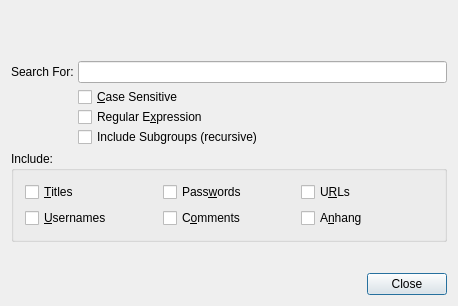
<ui version="4.0" >
 <class>Search_Dlg</class>
 <widget class="QDialog" name="Search_Dlg" >
  <property name="geometry" >
   <rect>
    <x>0</x>
    <y>0</y>
    <width>458</width>
    <height>306</height>
   </rect>
  </property>
  <property name="minimumSize" >
   <size>
    <width>390</width>
    <height>0</height>
   </size>
  </property>
  <property name="windowTitle" >
   <string>Search...</string>
  </property>
  <layout class="QVBoxLayout" >
   <property name="spacing" >
    <number>6</number>
   </property>
   <item>
    <spacer>
     <property name="orientation" >
      <enum>Qt::Vertical</enum>
     </property>
     <property name="sizeType" >
      <enum>QSizePolicy::Fixed</enum>
     </property>
     <property name="sizeHint" >
      <size>
       <width>20</width>
       <height>50</height>
      </size>
     </property>
    </spacer>
   </item>
   <item>
    <layout class="QGridLayout" >
     <property name="horizontalSpacing" >
      <number>4</number>
     </property>
     <property name="verticalSpacing" >
      <number>4</number>
     </property>
     <item row="1" column="0" >
      <spacer>
       <property name="orientation" >
        <enum>Qt::Horizontal</enum>
       </property>
       <property name="sizeType" >
        <enum>QSizePolicy::Maximum</enum>
       </property>
       <property name="sizeHint" >
        <size>
         <width>40</width>
         <height>20</height>
        </size>
       </property>
      </spacer>
     </item>
     <item row="2" column="0" colspan="2" >
      <widget class="QGroupBox" name="groupBox1" >
       <property name="title" >
        <string>Include:</string>
       </property>
       <layout class="QGridLayout" >
        <property name="horizontalSpacing" >
         <number>6</number>
        </property>
        <property name="verticalSpacing" >
         <number>6</number>
        </property>
        <item row="0" column="1" >
         <widget class="QCheckBox" name="checkBox_Password" >
          <property name="text" >
           <string>Pass&amp;words</string>
          </property>
          <property name="shortcut" >
           <string>Alt+W</string>
          </property>
         </widget>
        </item>
        <item row="1" column="2" >
         <widget class="QCheckBox" name="checkBox_Attachment" >
          <property name="text" >
           <string>A&amp;nhang</string>
          </property>
          <property name="shortcut" >
           <string>Alt+N</string>
          </property>
         </widget>
        </item>
        <item row="0" column="2" >
         <widget class="QCheckBox" name="checkBox_URL" >
          <property name="text" >
           <string>U&amp;RLs</string>
          </property>
          <property name="shortcut" >
           <string>Alt+R</string>
          </property>
         </widget>
        </item>
        <item row="1" column="1" >
         <widget class="QCheckBox" name="checkBox_Comment" >
          <property name="text" >
           <string>C&amp;omments</string>
          </property>
          <property name="shortcut" >
           <string>Alt+O</string>
          </property>
         </widget>
        </item>
        <item row="1" column="0" >
         <widget class="QCheckBox" name="checkBox_Username" >
          <property name="text" >
           <string>&amp;Usernames</string>
          </property>
          <property name="shortcut" >
           <string>Alt+U</string>
          </property>
         </widget>
        </item>
        <item row="0" column="0" >
         <widget class="QCheckBox" name="checkBox_Title" >
          <property name="text" >
           <string>&amp;Titles</string>
          </property>
          <property name="shortcut" >
           <string>Alt+T</string>
          </property>
         </widget>
        </item>
       </layout>
      </widget>
     </item>
     <item row="1" column="1" >
      <layout class="QVBoxLayout" >
       <property name="spacing" >
        <number>0</number>
       </property>
       <item>
        <widget class="QCheckBox" name="checkBox_Cs" >
         <property name="text" >
          <string>&amp;Case Sensitive</string>
         </property>
         <property name="shortcut" >
          <string>Alt+C</string>
         </property>
        </widget>
       </item>
       <item>
        <widget class="QCheckBox" name="checkBox_regExp" >
         <property name="text" >
          <string>Regular E&amp;xpression</string>
         </property>
         <property name="shortcut" >
          <string>Alt+X</string>
         </property>
        </widget>
       </item>
       <item>
        <widget class="QCheckBox" name="checkBox_Recursive" >
         <property name="text" >
          <string>Include Subgroups (recursive)</string>
         </property>
        </widget>
       </item>
      </layout>
     </item>
     <item row="0" column="1" >
      <widget class="QLineEdit" name="Edit_Search" />
     </item>
     <item row="0" column="0" >
      <widget class="QLabel" name="textLabel1" >
       <property name="text" >
        <string>Search For:</string>
       </property>
      </widget>
     </item>
    </layout>
   </item>
   <item>
    <spacer>
     <property name="orientation" >
      <enum>Qt::Vertical</enum>
     </property>
     <property name="sizeHint" >
      <size>
       <width>20</width>
       <height>40</height>
      </size>
     </property>
    </spacer>
   </item>
   <item>
    <widget class="QDialogButtonBox" name="ButtonBox" >
     <property name="standardButtons" >
      <set>QDialogButtonBox::Close</set>
     </property>
    </widget>
   </item>
  </layout>
 </widget>
 <layoutdefault spacing="6" margin="11" />
 <tabstops>
  <tabstop>Edit_Search</tabstop>
  <tabstop>checkBox_Cs</tabstop>
  <tabstop>checkBox_regExp</tabstop>
  <tabstop>checkBox_Recursive</tabstop>
  <tabstop>checkBox_Title</tabstop>
  <tabstop>checkBox_Username</tabstop>
  <tabstop>checkBox_Password</tabstop>
  <tabstop>checkBox_Comment</tabstop>
  <tabstop>checkBox_URL</tabstop>
  <tabstop>checkBox_Attachment</tabstop>
  <tabstop>ButtonBox</tabstop>
 </tabstops>
 <resources/>
 <connections/>
</ui>
